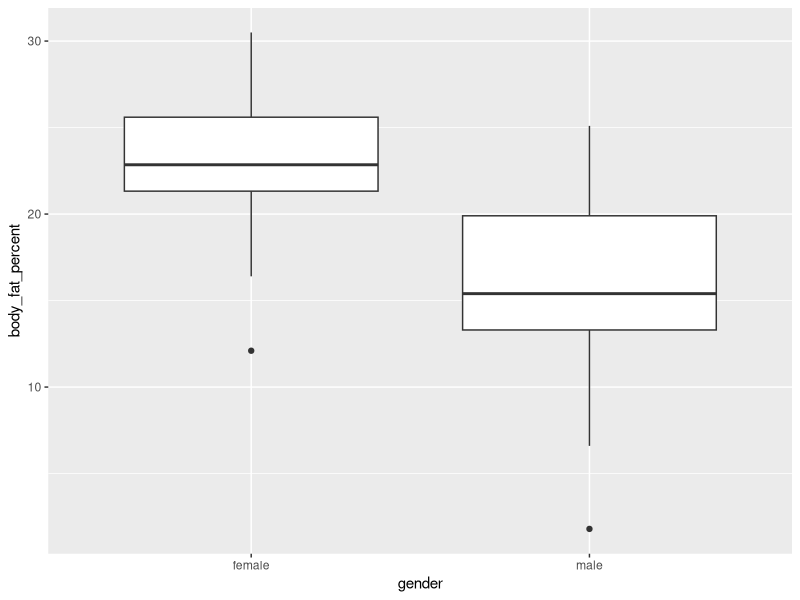
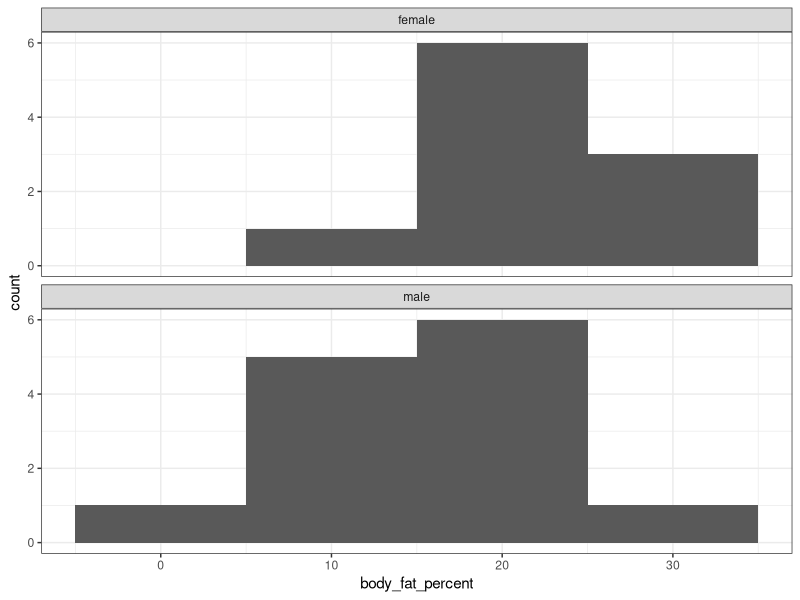

The R source for these figures, in order:
## ---- chunk 1
rm(list = ls())
library(here)
library(tidyverse)
body <- read.csv(here("data", "body_fat_percentage.csv"))
body$gender <- as.factor(body$gender)
body$subject <- as.factor(body$subject)
## ---- chunk 2
ggplot(data = body, aes(x = gender, y = body_fat_percent)) +
  geom_boxplot()

ggplot(data = body, aes(body_fat_percent)) +
  geom_histogram(binwidth = 10) +
  facet_wrap(~gender, ncol = 1) +
  theme_bw()
## ---- chunk 3
body |> group_by(gender) |> 
  summarise(mean = mean(body_fat_percent),
                                      sdev = sd(body_fat_percent))
## ---- chunk 4
t.test(body_fat_percent ~ gender, 
       data = body)
